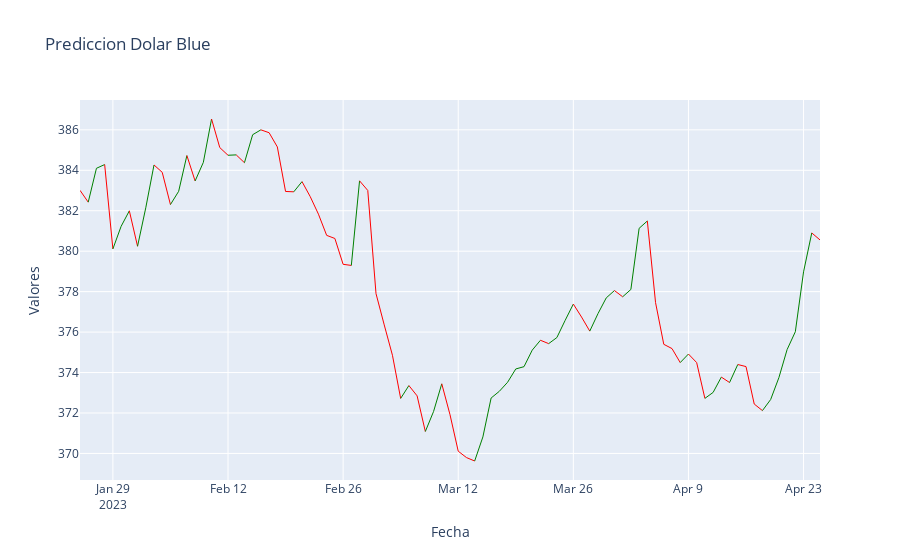

The code cell stored with this chart in its notebook:
### Code cell
import plotly.graph_objs as go
import plotly.offline as pyo

data = []
for i in range(1, len(values_new)):
    if y[i] > y[i-1]:
        color = 'green'
    else:
        color = 'red'
    trace = go.Scatter(x=x[i-1:i+1], y=y[i-1:i+1], mode='lines', line=dict(color=color, width=1), showlegend=False)
    data.append(trace)

layout = go.Layout(title='Prediccion Dolar Blue', xaxis=dict(title='Fecha'), yaxis=dict(title='Valores'))
fig = go.Figure(data=data, layout=layout)
pyo.iplot(fig)

### Figure 1 — Plotly figure (JSON) as saved in the notebook; plotly's stock layout.template omitted (floating-point values rounded to 4 significant figures)
{"data": [{"line": {"color": "red", "width": 1}, "mode": "lines", "showlegend": false, "type": "scatter", "x": ["2023-01-25", "2023-01-26"], "y": [383.0, 382.4]}, {"line": {"color": "green", "width": 1}, "mode": "lines", "showlegend": false, "type": "scatter", "x": ["2023-01-26", "2023-01-27"], "y": [382.4, 384.1]}, {"line": {"color": "green", "width": 1}, "mode": "lines", "showlegend": false, "type": "scatter", "x": ["2023-01-27", "2023-01-28"], "y": [384.1, 384.3]}, {"line": {"color": "red", "width": 1}, "mode": "lines", "showlegend": false, "type": "scatter", "x": ["2023-01-28", "2023-01-29"], "y": [384.3, 380.1]}, {"line": {"color": "green", "width": 1}, "mode": "lines", "showlegend": false, "type": "scatter", "x": ["2023-01-29", "2023-01-30"], "y": [380.1, 381.2]}, {"line": {"color": "green", "width": 1}, "mode": "lines", "showlegend": false, "type": "scatter", "x": ["2023-01-30", "2023-01-31"], "y": [381.2, 382.0]}, {"line": {"color": "red", "width": 1}, "mode": "lines", "showlegend": false, "type": "scatter", "x": ["2023-01-31", "2023-02-01"], "y": [382.0, 380.2]}, {"line": {"color": "green", "width": 1}, "mode": "lines", "showlegend": false, "type": "scatter", "x": ["2023-02-01", "2023-02-02"], "y": [380.2, 382.1]}, {"line": {"color": "green", "width": 1}, "mode": "lines", "showlegend": false, "type": "scatter", "x": ["2023-02-02", "2023-02-03"], "y": [382.1, 384.3]}, {"line": {"color": "red", "width": 1}, "mode": "lines", "showlegend": false, "type": "scatter", "x": ["2023-02-03", "2023-02-04"], "y": [384.3, 383.9]}, {"line": {"color": "red", "width": 1}, "mode": "lines", "showlegend": false, "type": "scatter", "x": ["2023-02-04", "2023-02-05"], "y": [383.9, 382.3]}, {"line": {"color": "green", "width": 1}, "mode": "lines", "showlegend": false, "type": "scatter", "x": ["2023-02-05", "2023-02-06"], "y": [382.3, 383.0]}, {"line": {"color": "green", "width": 1}, "mode": "lines", "showlegend": false, "type": "scatter", "x": ["2023-02-06", "2023-02-07"], "y": [383.0, 384.7]}, {"line": {"color": "red", "width": 1}, "mode": "lines", "showlegend": false, "type": "scatter", "x": ["2023-02-07", "2023-02-08"], "y": [384.7, 383.5]}, {"line": {"color": "green", "width": 1}, "mode": "lines", "showlegend": false, "type": "scatter", "x": ["2023-02-08", "2023-02-09"], "y": [383.5, 384.4]}, {"line": {"color": "green", "width": 1}, "mode": "lines", "showlegend": false, "type": "scatter", "x": ["2023-02-09", "2023-02-10"], "y": [384.4, 386.5]}, {"line": {"color": "red", "width": 1}, "mode": "lines", "showlegend": false, "type": "scatter", "x": ["2023-02-10", "2023-02-11"], "y": [386.5, 385.1]}, {"line": {"color": "red", "width": 1}, "mode": "lines", "showlegend": false, "type": "scatter", "x": ["2023-02-11", "2023-02-12"], "y": [385.1, 384.7]}, {"line": {"color": "green", "width": 1}, "mode": "lines", "showlegend": false, "type": "scatter", "x": ["2023-02-12", "2023-02-13"], "y": [384.7, 384.8]}, {"line": {"color": "red", "width": 1}, "mode": "lines", "showlegend": false, "type": "scatter", "x": ["2023-02-13", "2023-02-14"], "y": [384.8, 384.4]}, {"line": {"color": "green", "width": 1}, "mode": "lines", "showlegend": false, "type": "scatter", "x": ["2023-02-14", "2023-02-15"], "y": [384.4, 385.8]}, {"line": {"color": "green", "width": 1}, "mode": "lines", "showlegend": false, "type": "scatter", "x": ["2023-02-15", "2023-02-16"], "y": [385.8, 386.0]}, {"line": {"color": "red", "width": 1}, "mode": "lines", "showlegend": false, "type": "scatter", "x": ["2023-02-16", "2023-02-17"], "y": [386.0, 385.9]}, {"line": {"color": "red", "width": 1}, "mode": "lines", "showlegend": false, "type": "scatter", "x": ["2023-02-17", "2023-02-18"], "y": [385.9, 385.2]}, {"line": {"color": "red", "width": 1}, "mode": "lines", "showlegend": false, "type": "scatter", "x": ["2023-02-18", "2023-02-19"], "y": [385.2, 383.0]}, {"line": {"color": "red", "width": 1}, "mode": "lines", "showlegend": false, "type": "scatter", "x": ["2023-02-19", "2023-02-20"], "y": [383.0, 382.9]}, {"line": {"color": "green", "width": 1}, "mode": "lines", "showlegend": false, "type": "scatter", "x": ["2023-02-20", "2023-02-21"], "y": [382.9, 383.4]}, {"line": {"color": "red", "width": 1}, "mode": "lines", "showlegend": false, "type": "scatter", "x": ["2023-02-21", "2023-02-22"], "y": [383.4, 382.7]}, {"line": {"color": "red", "width": 1}, "mode": "lines", "showlegend": false, "type": "scatter", "x": ["2023-02-22", "2023-02-23"], "y": [382.7, 381.8]}, {"line": {"color": "red", "width": 1}, "mode": "lines", "showlegend": false, "type": "scatter", "x": ["2023-02-23", "2023-02-24"], "y": [381.8, 380.8]}, {"line": {"color": "red", "width": 1}, "mode": "lines", "showlegend": false, "type": "scatter", "x": ["2023-02-24", "2023-02-25"], "y": [380.8, 380.6]}, {"line": {"color": "red", "width": 1}, "mode": "lines", "showlegend": false, "type": "scatter", "x": ["2023-02-25", "2023-02-26"], "y": [380.6, 379.4]}, {"line": {"color": "red", "width": 1}, "mode": "lines", "showlegend": false, "type": "scatter", "x": ["2023-02-26", "2023-02-27"], "y": [379.4, 379.3]}, {"line": {"color": "green", "width": 1}, "mode": "lines", "showlegend": false, "type": "scatter", "x": ["2023-02-27", "2023-02-28"], "y": [379.3, 383.5]}, {"line": {"color": "red", "width": 1}, "mode": "lines", "showlegend": false, "type": "scatter", "x": ["2023-02-28", "2023-03-01"], "y": [383.5, 383.0]}, {"line": {"color": "red", "width": 1}, "mode": "lines", "showlegend": false, "type": "scatter", "x": ["2023-03-01", "2023-03-02"], "y": [383.0, 377.9]}, {"line": {"color": "red", "width": 1}, "mode": "lines", "showlegend": false, "type": "scatter", "x": ["2023-03-02", "2023-03-03"], "y": [377.9, 376.4]}, {"line": {"color": "red", "width": 1}, "mode": "lines", "showlegend": false, "type": "scatter", "x": ["2023-03-03", "2023-03-04"], "y": [376.4, 374.9]}, {"line": {"color": "red", "width": 1}, "mode": "lines", "showlegend": false, "type": "scatter", "x": ["2023-03-04", "2023-03-05"], "y": [374.9, 372.7]}, {"line": {"color": "green", "width": 1}, "mode": "lines", "showlegend": false, "type": "scatter", "x": ["2023-03-05", "2023-03-06"], "y": [372.7, 373.4]}, {"line": {"color": "red", "width": 1}, "mode": "lines", "showlegend": false, "type": "scatter", "x": ["2023-03-06", "2023-03-07"], "y": [373.4, 372.8]}, {"line": {"color": "red", "width": 1}, "mode": "lines", "showlegend": false, "type": "scatter", "x": ["2023-03-07", "2023-03-08"], "y": [372.8, 371.1]}, {"line": {"color": "green", "width": 1}, "mode": "lines", "showlegend": false, "type": "scatter", "x": ["2023-03-08", "2023-03-09"], "y": [371.1, 372.1]}, {"line": {"color": "green", "width": 1}, "mode": "lines", "showlegend": false, "type": "scatter", "x": ["2023-03-09", "2023-03-10"], "y": [372.1, 373.4]}, {"line": {"color": "red", "width": 1}, "mode": "lines", "showlegend": false, "type": "scatter", "x": ["2023-03-10", "2023-03-11"], "y": [373.4, 371.9]}, {"line": {"color": "red", "width": 1}, "mode": "lines", "showlegend": false, "type": "scatter", "x": ["2023-03-11", "2023-03-12"], "y": [371.9, 370.1]}, {"line": {"color": "red", "width": 1}, "mode": "lines", "showlegend": false, "type": "scatter", "x": ["2023-03-12", "2023-03-13"], "y": [370.1, 369.8]}, {"line": {"color": "red", "width": 1}, "mode": "lines", "showlegend": false, "type": "scatter", "x": ["2023-03-13", "2023-03-14"], "y": [369.8, 369.6]}, {"line": {"color": "green", "width": 1}, "mode": "lines", "showlegend": false, "type": "scatter", "x": ["2023-03-14", "2023-03-15"], "y": [369.6, 370.8]}, {"line": {"color": "green", "width": 1}, "mode": "lines", "showlegend": false, "type": "scatter", "x": ["2023-03-15", "2023-03-16"], "y": [370.8, 372.7]}, {"line": {"color": "green", "width": 1}, "mode": "lines", "showlegend": false, "type": "scatter", "x": ["2023-03-16", "2023-03-17"], "y": [372.7, 373.1]}, {"line": {"color": "green", "width": 1}, "mode": "lines", "showlegend": false, "type": "scatter", "x": ["2023-03-17", "2023-03-18"], "y": [373.1, 373.5]}, {"line": {"color": "green", "width": 1}, "mode": "lines", "showlegend": false, "type": "scatter", "x": ["2023-03-18", "2023-03-19"], "y": [373.5, 374.2]}, {"line": {"color": "green", "width": 1}, "mode": "lines", "showlegend": false, "type": "scatter", "x": ["2023-03-19", "2023-03-20"], "y": [374.2, 374.3]}, {"line": {"color": "green", "width": 1}, "mode": "lines", "showlegend": false, "type": "scatter", "x": ["2023-03-20", "2023-03-21"], "y": [374.3, 375.1]}, {"line": {"color": "green", "width": 1}, "mode": "lines", "showlegend": false, "type": "scatter", "x": ["2023-03-21", "2023-03-22"], "y": [375.1, 375.6]}, {"line": {"color": "red", "width": 1}, "mode": "lines", "showlegend": false, "type": "scatter", "x": ["2023-03-22", "2023-03-23"], "y": [375.6, 375.4]}, {"line": {"color": "green", "width": 1}, "mode": "lines", "showlegend": false, "type": "scatter", "x": ["2023-03-23", "2023-03-24"], "y": [375.4, 375.7]}, {"line": {"color": "green", "width": 1}, "mode": "lines", "showlegend": false, "type": "scatter", "x": ["2023-03-24", "2023-03-25"], "y": [375.7, 376.6]}, {"line": {"color": "green", "width": 1}, "mode": "lines", "showlegend": false, "type": "scatter", "x": ["2023-03-25", "2023-03-26"], "y": [376.6, 377.4]}, {"line": {"color": "red", "width": 1}, "mode": "lines", "showlegend": false, "type": "scatter", "x": ["2023-03-26", "2023-03-27"], "y": [377.4, 376.7]}, {"line": {"color": "red", "width": 1}, "mode": "lines", "showlegend": false, "type": "scatter", "x": ["2023-03-27", "2023-03-28"], "y": [376.7, 376.0]}, {"line": {"color": "green", "width": 1}, "mode": "lines", "showlegend": false, "type": "scatter", "x": ["2023-03-28", "2023-03-29"], "y": [376.0, 376.9]}, {"line": {"color": "green", "width": 1}, "mode": "lines", "showlegend": false, "type": "scatter", "x": ["2023-03-29", "2023-03-30"], "y": [376.9, 377.7]}, {"line": {"color": "green", "width": 1}, "mode": "lines", "showlegend": false, "type": "scatter", "x": ["2023-03-30", "2023-03-31"], "y": [377.7, 378.1]}, {"line": {"color": "red", "width": 1}, "mode": "lines", "showlegend": false, "type": "scatter", "x": ["2023-03-31", "2023-04-01"], "y": [378.1, 377.7]}, {"line": {"color": "green", "width": 1}, "mode": "lines", "showlegend": false, "type": "scatter", "x": ["2023-04-01", "2023-04-02"], "y": [377.7, 378.1]}, {"line": {"color": "green", "width": 1}, "mode": "lines", "showlegend": false, "type": "scatter", "x": ["2023-04-02", "2023-04-03"], "y": [378.1, 381.1]}, {"line": {"color": "green", "width": 1}, "mode": "lines", "showlegend": false, "type": "scatter", "x": ["2023-04-03", "2023-04-04"], "y": [381.1, 381.5]}, {"line": {"color": "red", "width": 1}, "mode": "lines", "showlegend": false, "type": "scatter", "x": ["2023-04-04", "2023-04-05"], "y": [381.5, 377.5]}, {"line": {"color": "red", "width": 1}, "mode": "lines", "showlegend": false, "type": "scatter", "x": ["2023-04-05", "2023-04-06"], "y": [377.5, 375.4]}, {"line": {"color": "red", "width": 1}, "mode": "lines", "showlegend": false, "type": "scatter", "x": ["2023-04-06", "2023-04-07"], "y": [375.4, 375.2]}, {"line": {"color": "red", "width": 1}, "mode": "lines", "showlegend": false, "type": "scatter", "x": ["2023-04-07", "2023-04-08"], "y": [375.2, 374.5]}, {"line": {"color": "green", "width": 1}, "mode": "lines", "showlegend": false, "type": "scatter", "x": ["2023-04-08", "2023-04-09"], "y": [374.5, 374.9]}, {"line": {"color": "red", "width": 1}, "mode": "lines", "showlegend": false, "type": "scatter", "x": ["2023-04-09", "2023-04-10"], "y": [374.9, 374.5]}, {"line": {"color": "red", "width": 1}, "mode": "lines", "showlegend": false, "type": "scatter", "x": ["2023-04-10", "2023-04-11"], "y": [374.5, 372.7]}, {"line": {"color": "green", "width": 1}, "mode": "lines", "showlegend": false, "type": "scatter", "x": ["2023-04-11", "2023-04-12"], "y": [372.7, 373.0]}, {"line": {"color": "green", "width": 1}, "mode": "lines", "showlegend": false, "type": "scatter", "x": ["2023-04-12", "2023-04-13"], "y": [373.0, 373.8]}, {"line": {"color": "red", "width": 1}, "mode": "lines", "showlegend": false, "type": "scatter", "x": ["2023-04-13", "2023-04-14"], "y": [373.8, 373.5]}, {"line": {"color": "green", "width": 1}, "mode": "lines", "showlegend": false, "type": "scatter", "x": ["2023-04-14", "2023-04-15"], "y": [373.5, 374.4]}, {"line": {"color": "red", "width": 1}, "mode": "lines", "showlegend": false, "type": "scatter", "x": ["2023-04-15", "2023-04-16"], "y": [374.4, 374.3]}, {"line": {"color": "red", "width": 1}, "mode": "lines", "showlegend": false, "type": "scatter", "x": ["2023-04-16", "2023-04-17"], "y": [374.3, 372.4]}, {"line": {"color": "red", "width": 1}, "mode": "lines", "showlegend": false, "type": "scatter", "x": ["2023-04-17", "2023-04-18"], "y": [372.4, 372.1]}, {"line": {"color": "green", "width": 1}, "mode": "lines", "showlegend": false, "type": "scatter", "x": ["2023-04-18", "2023-04-19"], "y": [372.1, 372.7]}, {"line": {"color": "green", "width": 1}, "mode": "lines", "showlegend": false, "type": "scatter", "x": ["2023-04-19", "2023-04-20"], "y": [372.7, 373.7]}, {"line": {"color": "green", "width": 1}, "mode": "lines", "showlegend": false, "type": "scatter", "x": ["2023-04-20", "2023-04-21"], "y": [373.7, 375.1]}, {"line": {"color": "green", "width": 1}, "mode": "lines", "showlegend": false, "type": "scatter", "x": ["2023-04-21", "2023-04-22"], "y": [375.1, 376.0]}, {"line": {"color": "green", "width": 1}, "mode": "lines", "showlegend": false, "type": "scatter", "x": ["2023-04-22", "2023-04-23"], "y": [376.0, 379.0]}, {"line": {"color": "green", "width": 1}, "mode": "lines", "showlegend": false, "type": "scatter", "x": ["2023-04-23", "2023-04-24"], "y": [379.0, 380.9]}, {"line": {"color": "red", "width": 1}, "mode": "lines", "showlegend": false, "type": "scatter", "x": ["2023-04-24", "2023-04-25"], "y": [380.9, 380.6]}], "layout": {"title": {"text": "Prediccion Dolar Blue"}, "xaxis": {"title": {"text": "Fecha"}}, "yaxis": {"title": {"text": "Valores"}}}}
